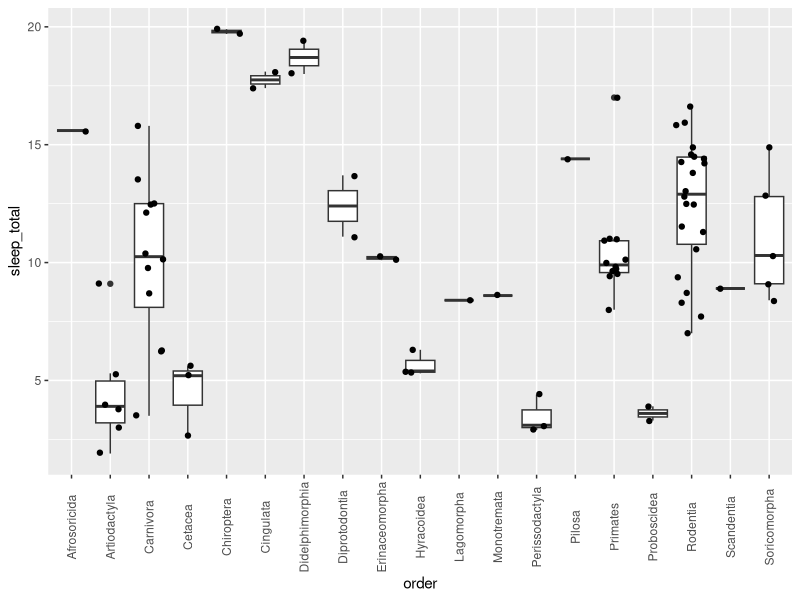
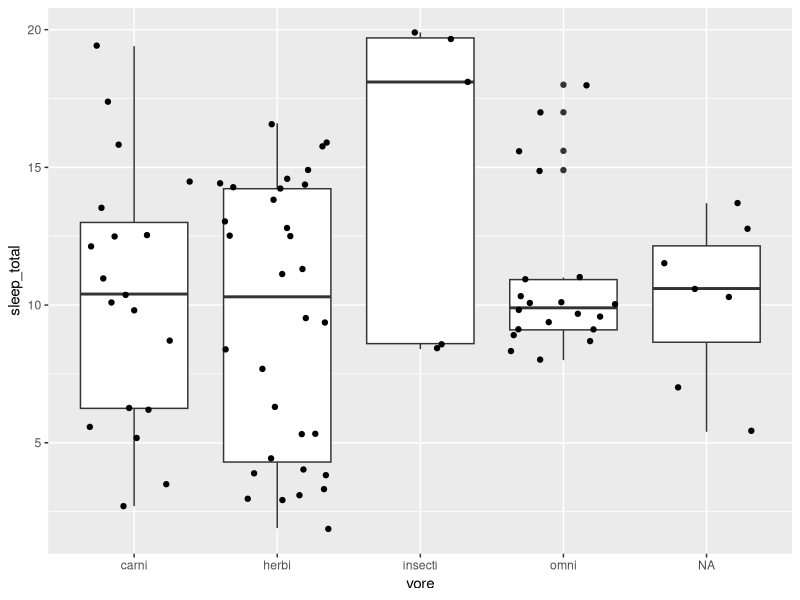
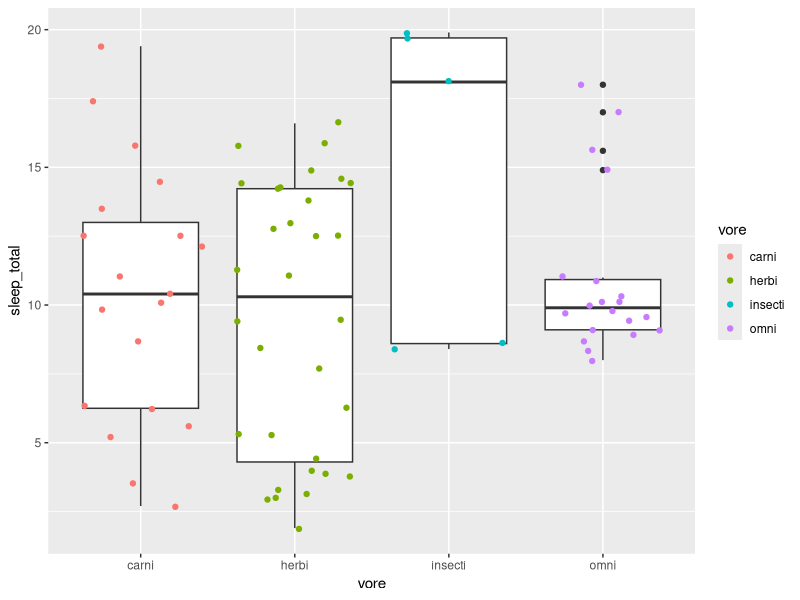
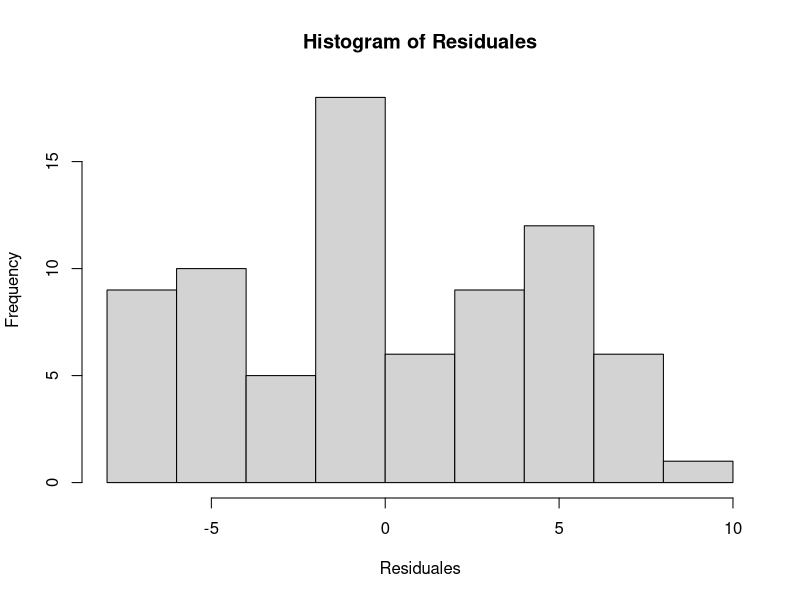
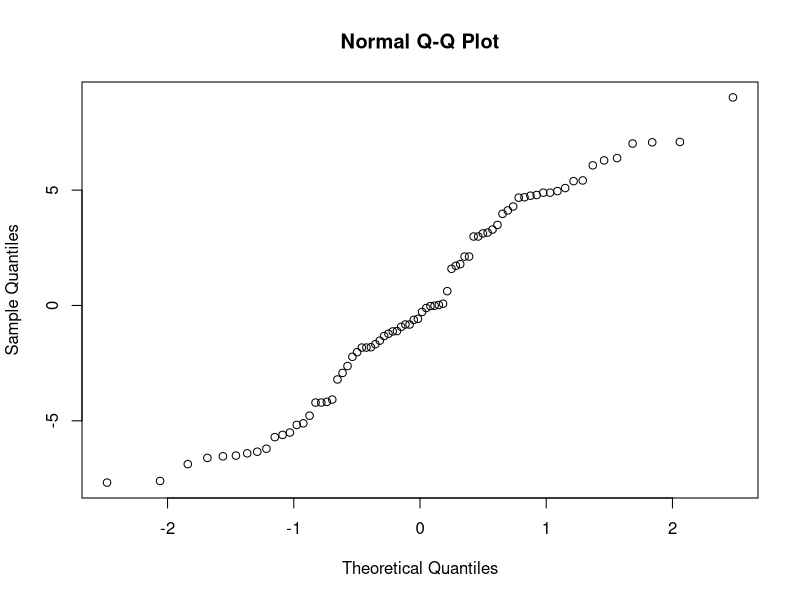
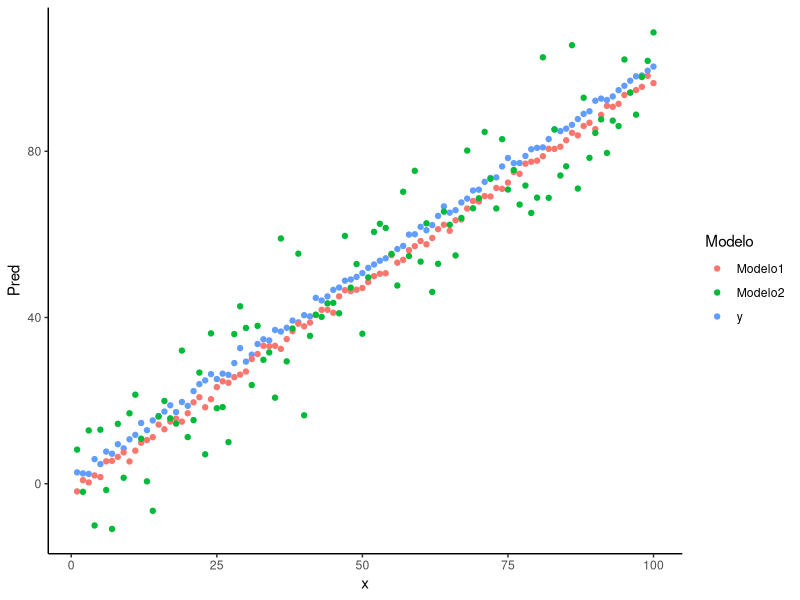

Write R code to recreate these figures, in order.
## ---- chunk 1
knitr::opts_chunk$set(echo = FALSE, warning = FALSE, message = FALSE, cache = TRUE, tidy = TRUE, tidy.opts = list(width.cutoff = 50))
library(tidyverse)
library(broom)
library(kableExtra)
options("kableExtra.html.bsTable" = T)
## ---- chunk 2
ggplot(msleep, aes(x = order, y = sleep_total)) + geom_boxplot() + geom_jitter() + theme(axis.text.x=element_text(angle=90, vjust=0.5))
## ---- chunk 3
ggplot(msleep, aes(x = vore, y = sleep_total)) + geom_boxplot() + geom_jitter() 
## ---- chunk 4
msleepclean <- msleep %>% filter(!is.na(vore))
ggplot(msleepclean, aes(x = vore, y = sleep_total)) + geom_boxplot() + geom_jitter(aes(color = vore))
## ---- chunk 5
knitr::kable(tidy(bartlett.test(sleep_total ~ vore, data = msleepclean)))  %>% kable_styling(bootstrap_options = c("striped", "hover", "condensed", "responsive"), full_width = F) 
## ---- chunk 6
ANOVA.sleep <- aov(sleep_total ~ vore, data = msleepclean)
## ---- chunk 7
Residuales <- ANOVA.sleep$residuals
library(broom)
Resultados <- augment(ANOVA.sleep)
## ---- chunk 8
hist(Residuales)
## ---- chunk 9
qqnorm(Residuales)
## ---- chunk 10
shapiro.test(Residuales)
## ---- chunk 11
summary(aov(sleep_total ~ vore, data = msleepclean))
## ---- chunk 12
library(knitr)
include_app(url = "http://admin.derek-corcoran-barrios.com/shiny/rstudio/sample-apps/Shiny1/", height = "800px")
## ---- chunk 13
set.seed(2019)
Simul <- data.frame(x = 1:100, y = rnorm(100) + 1:100 + 1,Modelo1 = rnorm(100) + 1:100 - 2, Modelo2 = rnorm(100, sd = 10) + 1:100)
Simul2 <- gather(Simul, key = Modelo, Pred, - x)
ggplot(Simul2, aes(x = x, y =Pred)) + geom_point(aes(color=Modelo)) + theme_classic()
## ---- chunk 14
Simul$Error1 <- Simul$y - Simul$Modelo1
Simul$Error2 <- Simul$y - Simul$Modelo2
## ---- chunk 15
sum(Simul$Error1)
sum(Simul$Error2)
## ---- chunk 16
Simul$Error1 <- (Simul$y - Simul$Modelo1)^2
Simul$Error2 <- (Simul$y - Simul$Modelo2)^2
## ---- chunk 17
sum(Simul$Error1)
sum(Simul$Error2)
